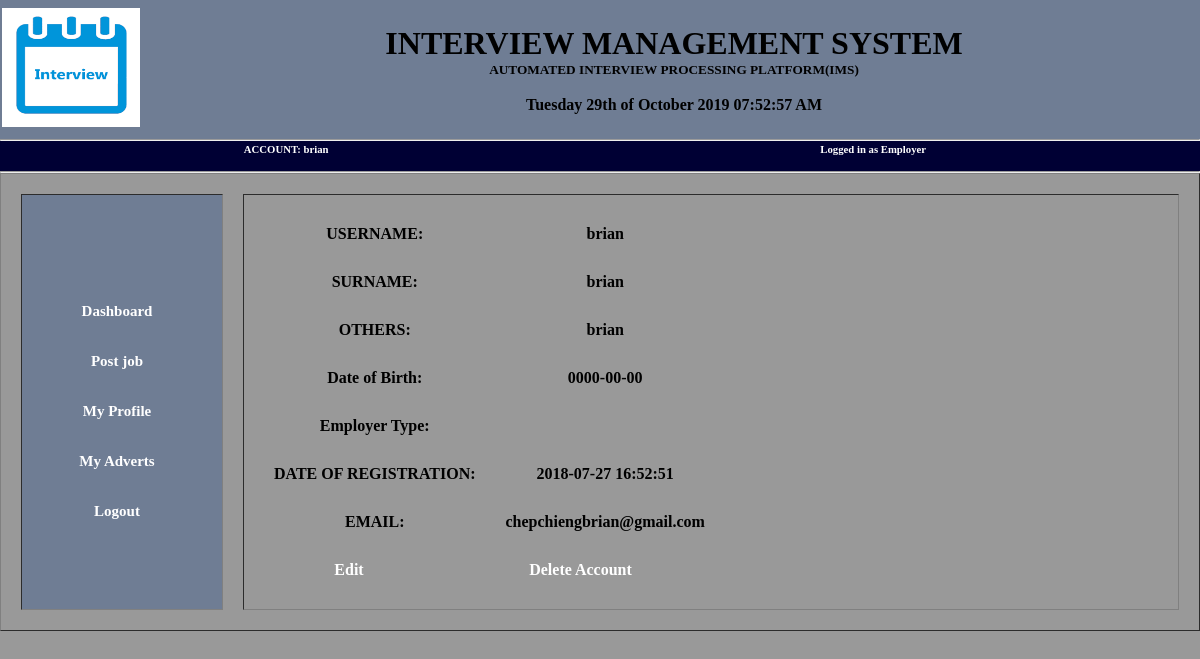
Page /employer/employer-prof.php (signed in) on the committed database.
### tables this page shows
CREATE TABLE `users` (
  `id` int(255) NOT NULL,
  `username` varchar(100) NOT NULL,
  `surname` varchar(100) NOT NULL,
  `others` varchar(100) NOT NULL,
  `employer` varchar(100) NOT NULL,
  `dob` date NOT NULL,
  `regdate` timestamp NOT NULL DEFAULT CURRENT_TIMESTAMP ON UPDATE CURRENT_TIMESTAMP,
  `category` varchar(100) NOT NULL,
  `email` varchar(100) NOT NULL,
  `cemail` varchar(100) NOT NULL,
  `password` varchar(100) NOT NULL,
  `cpassword` varchar(100) NOT NULL
);

### employer/employer-prof.php (the view, shortened to what this page needs)
<?php
if(isset($_SESSION['login_admin'])){
?>
<!DOCTYPE html>
<html>
<head>
<link rel="stylesheet" href="/mysite/css/style.css">
<table width="100%" class="title">
  <tr>
  <th width="190" height="135" align="left" scope="col"><img src="/mysite/images/logo1.png" width="138" height="119" /></th>
    <th width="960">
  <h1>INTERVIEW MANAGEMENT SYSTEM</h1>
    <div class="title">
      <h5>AUTOMATED INTERVIEW PROCESSING PLATFORM(IMS)</h5><br>
      <?php
echo date("l jS \of F Y h:i:s A");
?>
    </div>
</th>
<th></th>
</tr>
</table>
<hr/>
</head>
<body>
     <div class="nav">
    <table width="100%">
    <tr>
      <td width="20px"></td>
      <td><?php echo "<h6> ACCOUNT: " .$_SESSION['login_admin']. "</h6>"; ?></td>
      <td><h6>Logged in as Employer</h6></td>
    </tr>
    </table>
  </div>
  <hr/>
  <table width="100%" cellspacing="20"  border="1">
    <tr>
<th width="15%" bgcolor="#6F7D94">
<div class="sidebr" align="left"><br>
    <ul>
    <li><a href="employer.php">Dashboard</a></li>
      <li><a href="postjob.php">Post job</a></li> <li><a href="employer-prof.php">My Profile</a></li>
      <li><a href="view.php">My Adverts</a></li>
      <li><a href="/mysite/logout.php">Logout</a></li>
  </ul>
</div>
</th>
<th width="85%">
  <table cellspacing="30" align="center">
    <?php
include_once("db.php");
$username= $_SESSION['login_admin'];
$result = mysqli_query($con, "SELECT * FROM users WHERE username='$username' ORDER BY id DESC");
        while($res = mysqli_fetch_array($result)) {
            ?>
            <tr><td>USERNAME: </td><td><?php echo $res['username'];?></td></tr>
            <tr><td>SURNAME: </td><td><?php echo $res['surname'];?></td></tr>
            <tr><td> OTHERS: </td><td><?php echo $res['others'];?> </td></tr>
            <tr><td> Date of Birth: </td><td><?php echo $res['dob'];?> </td></tr>
            <tr><td> Employer Type: </td><td><?php echo $res['employer'];?> </td></tr>
            <tr><td>DATE OF REGISTRATION: </td><td><?php echo $res['regdate'];?></td></tr>
            <tr><td>EMAIL: </td><td><?php echo $res['email'];?> </td></tr>
            <tr><td><a href="editadmin.php?admin=$res['username']">Edit</a> </td><td> <a href="deleteadmin.php?admin=$res['\username]" onClick="return confirm('Are you sure you want to delete?')">Delete Account</a> </td></tr>
       <?php
        }
        ?>
      </table>
</th>
</tr></table>
</body>
</html>
<?php
}
else{
  header("location: /mysite/index.php");
}
?>

### css/style.css (style rules this page uses)
* { margin:0px; padding:0px; }
h1 { color:black ; }
h5 { color:black; margin-top: 0; padding-right: 15px; padding-left: 15px; }
h6 { color: white; }
.title { background-color:#6F7D94; border-top-color:#000033; border-top-width:thick; }
body { background-repeat:no-repeat; background-size:cover; background-position:center; background-color:#999; }
.nav { width:100%; background:#000034; height:30px; margin-top:; text-align: center; text-overflow: clip; }
li { float:left; height: 30px; line-height:10px; text-align:center; font-size:15px; color:white; }
a { width: 150px; color: ; display:block; }
a { text-decoration:none; color:#fff; }
.sidebr { width: 200px; background: #6F7D94 ; top:5px; }
div ul li { list-style-type:none; display:block; padding:10px; }
.sidebr a { text-decoration:none; color:white; padding:10px; padding-right:40px; position: inherit; color:#fff; }
a:link { color: white; text-decoration:blink; }

### rows in the picture
users: username "brian", surname "brian", others "brian", dob "0000-00-00", regdate "2018-07-27 16:52:51", email "chepchiengbrian@gmail.com"

### other values in the picture
$_SESSION['login_admin'] "brian"
